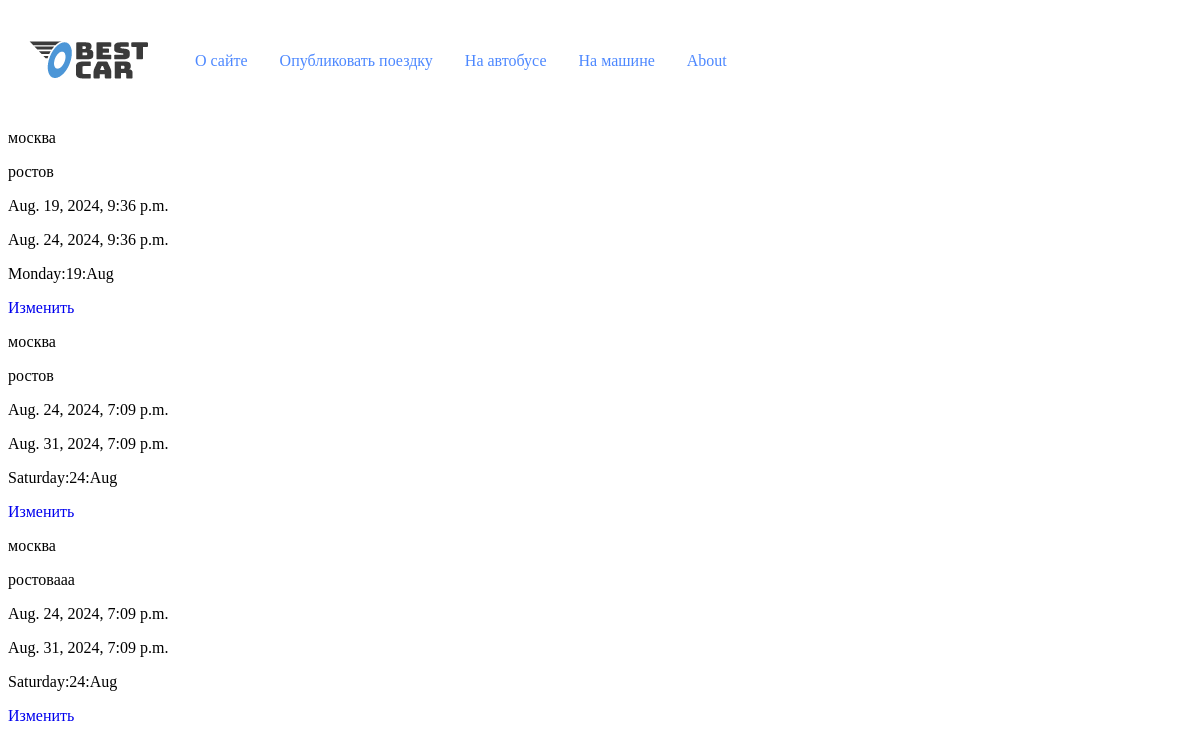
Page /users/users_trips_current/ (signed in) on the earlier database version.
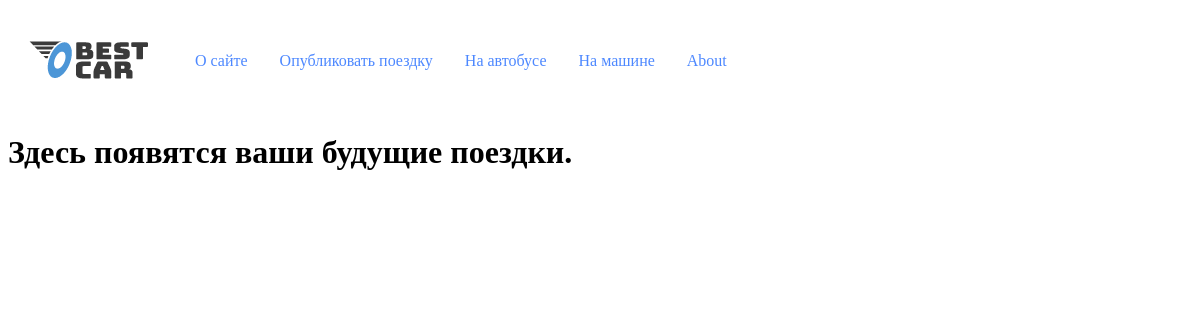
Same page on the later database version.
### bestcar/models.py (models this page shows, shortened)
class Publishing_a_trip(models.Model):
    SEATING = [
        (1, '1'),
        (2, '2'),
        (3, '3'),
        (4, '4')
    ]
    departure = models.CharField(max_length=100, verbose_name="отправление", validators=[Validators_language_model()])
    arrival = models.CharField(max_length=100, verbose_name="прибытие", validators=[Validators_language_model()])
    departure_time = models.DateTimeField(verbose_name="время отправления", validators=[Validators_date_model()])
    arrival_time = models.DateTimeField(verbose_name="время прибытия", default=None,
                                        validators=[Validators_date_model()])
    free_seating = models.PositiveSmallIntegerField(verbose_name='количество мест', choices=SEATING, default=1)
    reserved_seats = models.PositiveIntegerField(verbose_name='количество бронированных мест', default=0)
    cat = models.ForeignKey('Category', verbose_name="категория", on_delete=models.PROTECT, default=1)
    price = models.PositiveSmallIntegerField(verbose_name="цена")
    author = models.ForeignKey(get_user_model(), on_delete=models.CASCADE,
                               related_name="author", null=True, default=None)
    slug = models.SlugField(max_length=100, unique=True, db_index=True)
    models_auto = models.CharField(max_length=100, verbose_name="модель автомобиля")
    objects = models.Manager()
    car = CarManager()
    bus = BusManager()
    class Meta:
        verbose_name = 'Опубликованные поездки'
        verbose_name_plural = 'Опубликованные поездки'
        ordering = ('departure_time',)

### users/views.py (the view)
# urls.py: path('users_trips_current/', User_trip.as_view(), name='trips_current'),
class User_trip(LoginRequiredMixin, DataMixin, ListView):
    context_object_name = 'mein_trip'
    model = Publishing_a_trip
    template_name = 'users/users_trips_current.html'
    title_page = 'Ваши поездки'
    def get_queryset(self):
        try:
            mein_trip = Publishing_a_trip.objects.filter(author=self.request.user)
            return mein_trip
        except Exception as e:  # Обработка всех типов исключений
            return JsonResponse({'error': str(e)}, status=500)
    def get_context_data(self, **kwargs):
        context = super().get_context_data(**kwargs)
        return self.get_mixin_context(context)

### bestcar/utils.py (called while the page is built)
    def get_mixin_context(self, context, **kwargs):
        if self.title_page:
            context['title'] = self.title_page
        context['menu'] = MENU  # Предполагается, что MENU - это глобальная переменная
        context.update(kwargs)
        return context

### users/templates/users/users_trips_current.html (shortened to what this page needs)
{% extends 'base.html' %}
{% block content %}
{% if mein_trip%}
{% for item in mein_trip  %}
    <div>
        <p> {{item.departure}} </p>
        <p> {{item.arrival}} </p>
        <p> {{item.departure_time}} </p>
        <p> {{item.arrival_time}} </p>
        <p> {{item.departure_time|date:"l:j:M"}} </p>
        <p> <a href="{% url 'update_user_trip' item.slug %}">Изменить</a></p>
    </div>
{% endfor %}
{% else %}
<h1>Здесь появятся ваши будущие поездки.</h1>
{% endif %}
{% endblock content%}

Differences in the rows shown:
removed Publishing_a_trip: departure "москва", arrival "ростов", departure_time "Aug. 19, 2024, 9:36 p.m.", arrival_time "Aug. 24, 2024, 9:36 p.m.", departure_time "Monday:19:Aug"
removed Publishing_a_trip: departure "москва", arrival "ростов", departure_time "Aug. 24, 2024, 7:09 p.m.", arrival_time "Aug. 31, 2024, 7:09 p.m.", departure_time "Saturday:24:Aug"
removed Publishing_a_trip: departure "москва", arrival "ростовааа", departure_time "Aug. 24, 2024, 7:09 p.m.", arrival_time "Aug. 31, 2024, 7:09 p.m.", departure_time "Saturday:24:Aug"
Other differences:
text now shown: "Здесь появятся ваши будущие поездки."
